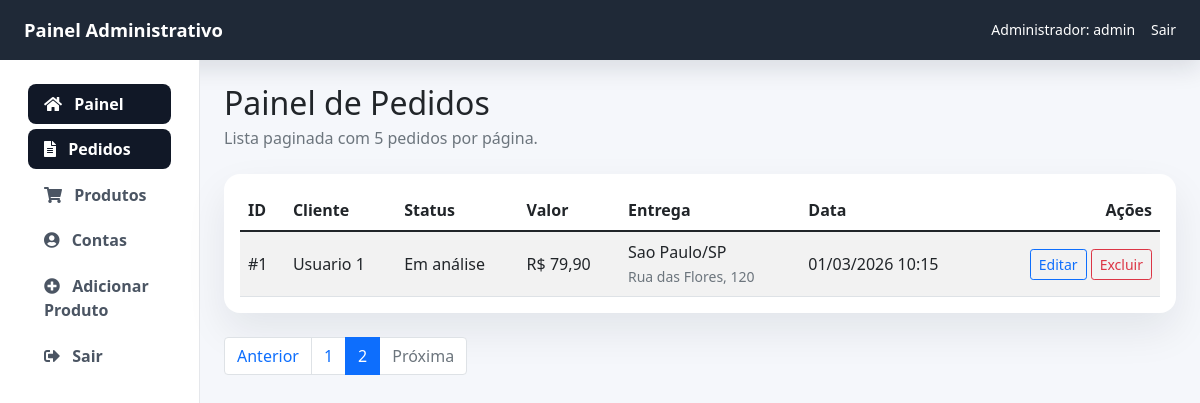
The app's page /admin/index.php?page=2 (signed in) with its own data.
### tables this page shows
CREATE TABLE IF NOT EXISTS orders (
  order_id INT(11) NOT NULL AUTO_INCREMENT,
  order_cost DECIMAL(6,2) NOT NULL,
  order_status VARCHAR(100) NOT NULL,
  user_id INT(11) NOT NULL,
  shipping_city VARCHAR(255) NOT NULL,
  shipping_uf VARCHAR(2) NOT NULL,
  shipping_address VARCHAR(255) NOT NULL,
  order_date DATETIME NOT NULL,
  PRIMARY KEY (order_id),
  CONSTRAINT fk_orders_users
    FOREIGN KEY (user_id) REFERENCES users(user_id)
);

### admin/index.php (the view, shortened to what this page needs)
<?php include('header.php'); ?>
<?php
$page = max(1, (int) ($_GET['page'] ?? 1));
$items_per_page = 5;
$offset = ($page - 1) * $items_per_page;
$total_orders_result = mysqli_query($conn, 'SELECT COUNT(*) AS total_orders FROM orders');
$total_orders_row = $total_orders_result ? mysqli_fetch_assoc($total_orders_result) : array('total_orders' => 0);
$total_orders = (int) ($total_orders_row['total_orders'] ?? 0);
$total_pages = max(1, (int) ceil($total_orders / $items_per_page));
$orders = array();
$orders_query = mysqli_prepare($conn, 'SELECT order_id, order_cost, order_status, user_id, shipping_city, shipping_uf, shipping_address, order_date FROM orders ORDER BY order_date DESC, order_id DESC LIMIT ? OFFSET ?');
if ($orders_query) {
  mysqli_stmt_bind_param($orders_query, 'ii', $items_per_page, $offset);
  mysqli_stmt_execute($orders_query);
  $result = mysqli_stmt_get_result($orders_query);
  while ($row = mysqli_fetch_assoc($result)) {
    $orders[] = $row;
  }
}
?>
<div class="container-fluid">
  <div class="row">
    <?php include('sidemenu.php'); ?>
    <main class="col-md-9 ms-sm-auto col-lg-10 px-md-4 py-4">
      <div class="d-flex justify-content-between flex-wrap flex-md-nowrap align-items-center mb-4">
        <div>
          <h1 class="h2 mb-1">Painel de Pedidos</h1>
          <p class="text-muted mb-0">Lista paginada com 5 pedidos por página.</p>
        </div>
      </div>
      <div class="card content-card">
        <div class="card-body">
          <div class="table-responsive">
            <table class="table table-striped table-hover align-middle mb-0">
              <thead>
                <tr>
                  <th>ID</th>
                  <th>Cliente</th>
                  <th>Status</th>
                  <th>Valor</th>
                  <th>Entrega</th>
                  <th>Data</th>
                  <th class="text-end">Ações</th>
                </tr>
              </thead>
              <tbody>
                <?php foreach ($orders as $order) { ?>
                  <tr>
                    <td>#<?php echo (int) $order['order_id']; ?></td>
                    <td>Usuario <?php echo (int) $order['user_id']; ?></td>
                    <td><?php echo htmlspecialchars(admin_status_label($order['order_status'])); ?></td>
                    <td>R$ <?php echo number_format((float) $order['order_cost'], 2, ',', '.'); ?></td>
                    <td><?php echo htmlspecialchars($order['shipping_city'] . '/' . $order['shipping_uf']); ?><br><small class="text-muted"><?php echo htmlspecialchars($order['shipping_address']); ?></small></td>
                    <td><?php echo htmlspecialchars(date('d/m/Y H:i', strtotime($order['order_date']))); ?></td>
                    <td class="text-end">
                      <a href="edit_order.php?order_id=<?php echo (int) $order['order_id']; ?>" class="btn btn-sm btn-outline-primary">Editar</a>
                      <form method="POST" action="index.php?page=<?php echo (int) $page; ?>" class="d-inline">
                        <button type="submit" class="btn btn-sm btn-outline-danger" onclick="return confirm('Deseja excluir este pedido?');">Excluir</button>
                      </form>
                    </td>
                  </tr>
                <?php } ?>
              </tbody>
            </table>
          </div>
        </div>
      </div>
      <nav class="mt-4" aria-label="Paginação de pedidos">
        <ul class="pagination">
          <li class="page-item <?php echo $page <= 1 ? 'disabled' : ''; ?>">
            <a class="page-link" href="index.php?page=<?php echo max(1, $page - 1); ?>">Anterior</a>
          </li>
          <?php for ($current_page = 1; $current_page <= $total_pages; $current_page++) { ?>
            <li class="page-item <?php echo $current_page === $page ? 'active' : ''; ?>">
              <a class="page-link" href="index.php?page=<?php echo $current_page; ?>"><?php echo $current_page; ?></a>
            </li>
          <?php } ?>
          <li class="page-item <?php echo $page >= $total_pages ? 'disabled' : ''; ?>">
            <a class="page-link" href="index.php?page=<?php echo min($total_pages, $page + 1); ?>">Próxima</a>
          </li>
        </ul>
      </nav>
    </main>
  </div>
</div>
</body>
</html>

### admin/header.php (style rules this page uses)
body { background-color: #f5f7fb; }
.content-card { border: 0; border-radius: 1rem; box-shadow: 0 18px 40px rgba(15, 23, 42, 0.08); }

### records on screen
orders: order_id "1", user "1", order_status "Em análise", order_cost "79,90", shipping_city+shipping_uf "Sao Paulo/SP", shipping_address "Rua das Flores, 120", order_date "01/03/2026 10:15"

### other values on screen
$_SESSION['admin_name'] "admin"
